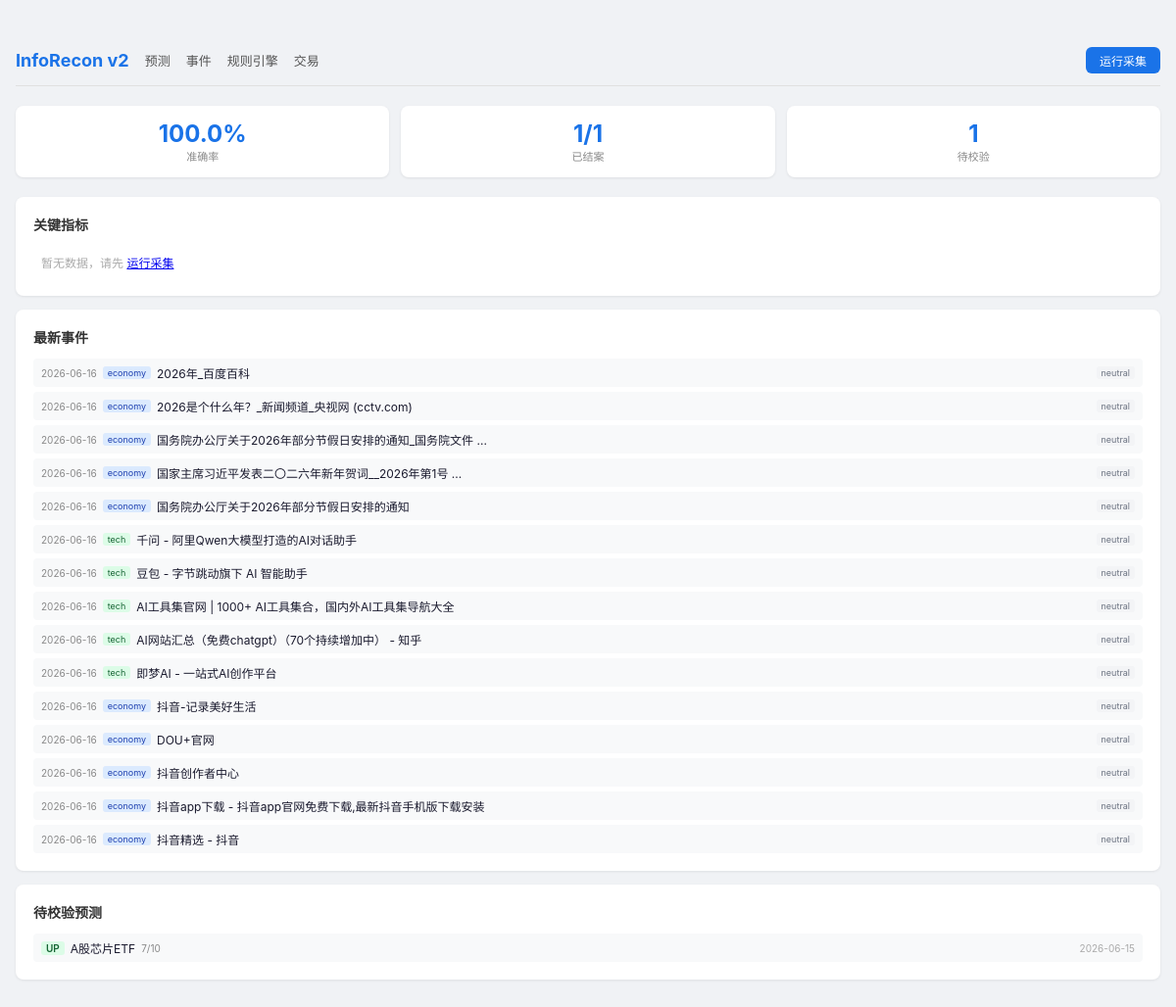
The page / on the database its author committed.
### tables this page shows
CREATE TABLE events (
            id INTEGER PRIMARY KEY AUTOINCREMENT,
            date TEXT NOT NULL,
            title TEXT NOT NULL,
            description TEXT DEFAULT '',
            category TEXT DEFAULT 'other',
            impact_score INTEGER DEFAULT 5,
            is_resolved INTEGER DEFAULT 0,
            resolution_date TEXT
        , ticker, sentiment, impact_metric);

CREATE TABLE predictions (
            id INTEGER PRIMARY KEY AUTOINCREMENT,
            created_at TEXT NOT NULL,
            category TEXT NOT NULL,
            subject TEXT NOT NULL,
            direction TEXT NOT NULL,
            target_value TEXT DEFAULT '',
            timeframe TEXT DEFAULT '3m',
            confidence INTEGER DEFAULT 5,
            reasoning TEXT DEFAULT '',
            status TEXT DEFAULT 'pending',
            resolved_at TEXT,
            actual_outcome TEXT DEFAULT ''
        );

### app.py (the view)
@app.get("/")
async def dashboard(request: Request):
    return render("index.html", request=request,
        indicators=get_latest(), events=get_events(pending=True)[:15],
        stats=get_stats(), pending_predictions=get_predictions(status="pending")[:10])

### templates/index.html (shortened to what this page needs)
﻿<!DOCTYPE html><html lang="zh-CN">
<head><meta charset="UTF-8"><meta name="viewport" content="width=device-width,initial-scale=1.0"><title>InfoRecon</title>
<link rel="stylesheet" href="/static/style.css"></head>
<body><div class="container">
<nav><a href="/" class="logo">InfoRecon v2</a><a href="/predictions">预测</a><a href="/events">事件</a><a href="/rules">规则引擎</a><a href="/trades">交易</a><a href="/collect" class="btn-collect">运行采集</a></nav>
<div class="stats-row">
<div class="stat-card"><span class="num">{% if stats.accuracy %}{{ stats.accuracy }}%{% else %}--{% endif %}</span><span class="label">准确率</span></div>
<div class="stat-card"><span class="num">{{ stats.correct }}/{{ stats.total }}</span><span class="label">已结案</span></div>
<div class="stat-card"><span class="num">{{ pending_predictions|length }}</span><span class="label">待校验</span></div>
</div>
<div class="section"><h2>关键指标</h2>
<div class="indicators-grid">
{% if not indicators %}<p class="muted">暂无数据，请先 <a href="/collect">运行采集</a></p>{% endif %}
</div></div>
<div class="section"><h2>最新事件</h2>
<div class="events-list">
{% for ev in events %}
<div class="event-item">
<span class="ev-date">{{ ev.date[:10] }}</span>
<span class="ev-cat tag-{{ ev.category }}">{{ ev.category }}</span>
<span class="ev-title">{{ ev.title[:50] }}</span>
{% if ev.sentiment %}<span class="sentiment-{{ ev.sentiment }}">{{ ev.sentiment }}</span>{% endif %}
</div>
{% endfor %}
</div></div>
<div class="section"><h2>待校验预测</h2>
<div class="pred-list">
{% for p in pending_predictions %}
<div class="pred-item">
<span class="pred-dir {{ p.direction }}">{{ p.direction }}</span>
<span>{{ p.subject[:30] }}</span>
<span class="pred-conf">{{ p.confidence }}/10</span>
<span class="pred-ts">{{ p.created_at[:10] }}</span>
</div>
{% endfor %}
</div></div>
</div></body></html>

### static/style.css (style rules this page uses)
body { font-family:-apple-system,'Segoe UI',Roboto,sans-serif;background:#f0f2f5;color:#1a1a2e }
.container { max-width:1200px;margin:0 auto;padding:16px }
nav { display:flex;align-items:center;gap:16px;padding:12px 0;border-bottom:1px solid #e0e0e0;margin-bottom:20px }
nav a { text-decoration:none;color:#555;font-size:13px;font-weight:500 }
.logo { font-size:18px;font-weight:700;color:#1a73e8!important }
.btn-collect { margin-left:auto;background:#1a73e8;color:#fff!important;padding:5px 14px;border-radius:6px;font-size:12px }
.stats-row { display:flex;gap:12px;margin-bottom:20px }
.stat-card { background:#fff;padding:14px 16px;border-radius:8px;flex:1;text-align:center;box-shadow:0 1px 3px rgba(0,0,0,0.08) }
.stat-card .num { display:block;font-size:24px;font-weight:700;color:#1a73e8 }
.stat-card .label { font-size:11px;color:#888;margin-top:3px }
.section { background:#fff;border-radius:8px;padding:18px;margin-bottom:14px;box-shadow:0 1px 3px rgba(0,0,0,0.08) }
.section h2 { font-size:14px;font-weight:600;margin-bottom:12px;color:#333 }
.indicators-grid { display:grid;grid-template-columns:repeat(auto-fill,minmax(160px,1fr));gap:8px }
.events-list { display:flex;flex-direction:column;gap:5px }
.event-item { display:flex;gap:6px;align-items:center;padding:6px 8px;background:#f8f9fa;border-radius:4px;font-size:12px;flex-wrap:wrap }
.ev-date { color:#888;font-size:10px;white-space:nowrap }
.ev-cat { font-size:9px;padding:1px 5px;border-radius:3px }
.tag-economy { background:#dbeafe;color:#1e40af }
.tag-tech { background:#dcfce7;color:#166534 }
.ev-title { flex:1;font-size:12px }
.sentiment-neutral { background:#f3f4f6;color:#6b7280;font-size:9px;padding:1px 5px;border-radius:3px }
.pred-item { display:flex;gap:6px;align-items:center;padding:6px 8px;background:#f8f9fa;border-radius:4px;font-size:12px }
.pred-dir { font-size:10px;padding:1px 5px;border-radius:3px;font-weight:600;text-transform:uppercase }
.up { background:#dcfce7;color:#166534 }
.pred-conf { color:#888;font-size:10px }
.pred-ts { color:#aaa;font-size:10px;margin-left:auto }
.muted { color:#aaa;font-size:12px;padding:8px }

### rows shown on the page
events: date "2026-06-16", category "economy", title "2026年_百度百科", sentiment "neutral"
events: date "2026-06-16", category "economy", title "2026是个什么年？_新闻频道_央视网 (cctv.com)", sentiment "neutral"
events: date "2026-06-16", category "economy", title "国务院办公厅关于2026年部分节假日安排的通知_国务院文件 ...", sentiment "neutral"
events: date "2026-06-16", category "economy", title "国家主席习近平发表二〇二六年新年贺词__2026年第1号 ...", sentiment "neutral"
events: date "2026-06-16", category "economy", title "国务院办公厅关于2026年部分节假日安排的通知", sentiment "neutral"
events: date "2026-06-16", category "tech", title "千问 - 阿里Qwen大模型打造的AI对话助手", sentiment "neutral"
events: date "2026-06-16", category "tech", title "豆包 - 字节跳动旗下 AI 智能助手", sentiment "neutral"
events: date "2026-06-16", category "tech", title "AI工具集官网 | 1000+ AI工具集合，国内外AI工具集导航大全", sentiment "neutral"
events: date "2026-06-16", category "tech", title "AI网站汇总（免费chatgpt）（70个持续增加中） - 知乎", sentiment "neutral"
events: date "2026-06-16", category "tech", title "即梦AI - 一站式AI创作平台", sentiment "neutral"
events: date "2026-06-16", category "economy", title "抖音-记录美好生活", sentiment "neutral"
events: date "2026-06-16", category "economy", title "DOU+官网", sentiment "neutral"
events: date "2026-06-16", category "economy", title "抖音创作者中心", sentiment "neutral"
events: date "2026-06-16", category "economy", title "抖音app下载 - 抖音app官网免费下载,最新抖音手机版下载安装", sentiment "neutral"
events: date "2026-06-16", category "economy", title "抖音精选 - 抖音", sentiment "neutral"
predictions: direction "UP", subject "A股芯片ETF", confidence "7", created_at "2026-06-15"

### other values the page prints
{{ stats.accuracy }} "100.0"
{{ stats.correct }} "1"
{{ stats.total }} "1"
{{ pending_predictions|length }} "1"
